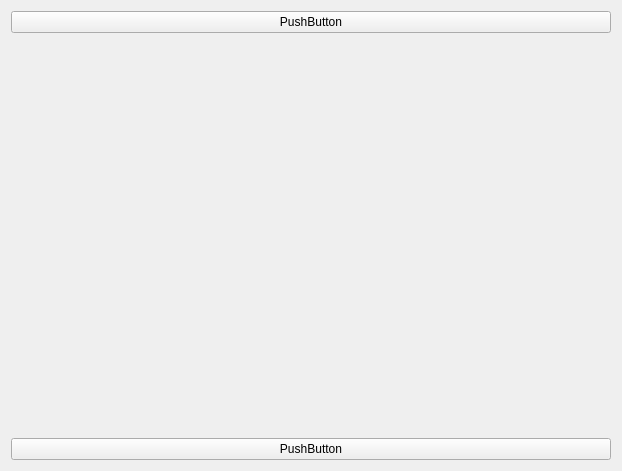
<?xml version="1.0" encoding="UTF-8"?>
<ui version="4.0">
 <class>ExecuteWidget</class>
 <widget class="QWidget" name="ExecuteWidget">
  <property name="geometry">
   <rect>
    <x>0</x>
    <y>0</y>
    <width>622</width>
    <height>471</height>
   </rect>
  </property>
  <property name="windowTitle">
   <string>Form</string>
  </property>
  <layout class="QVBoxLayout" name="verticalLayout">
   <item>
    <widget class="QPushButton" name="pushButton_2">
     <property name="text">
      <string>PushButton</string>
     </property>
    </widget>
   </item>
   <item>
    <spacer name="verticalSpacer">
     <property name="orientation">
      <enum>Qt::Vertical</enum>
     </property>
     <property name="sizeHint" stdset="0">
      <size>
       <width>20</width>
       <height>40</height>
      </size>
     </property>
    </spacer>
   </item>
   <item>
    <widget class="QPushButton" name="pushButton">
     <property name="text">
      <string>PushButton</string>
     </property>
    </widget>
   </item>
  </layout>
 </widget>
 <resources/>
 <connections>
  <connection>
   <sender>pushButton_2</sender>
   <signal>clicked()</signal>
   <receiver>ExecuteWidget</receiver>
   <slot>showDB()</slot>
   <hints>
    <hint type="sourcelabel">
     <x>95</x>
     <y>16</y>
    </hint>
    <hint type="destinationlabel">
     <x>627</x>
     <y>56</y>
    </hint>
   </hints>
  </connection>
 </connections>
 <slots>
  <slot>showDB()</slot>
 </slots>
</ui>
